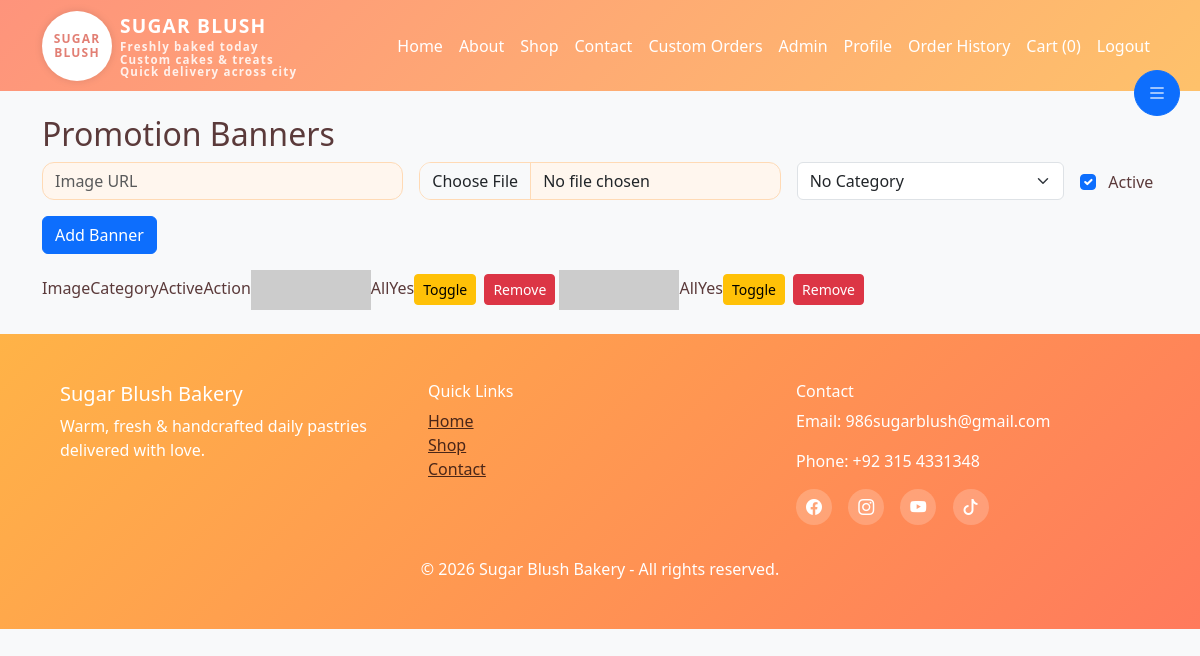
/admin/banners (signed in), run on the app's committed database.
### models.py (models this page shows)
class PromotionBanner(db.Model):
    id = db.Column(db.Integer, primary_key=True)
    image = db.Column(db.String(255), nullable=False)
    category_id = db.Column(db.Integer, db.ForeignKey('category.id'), nullable=True)
    active = db.Column(db.Boolean, default=True)

### app.py (the view, shortened to what this page needs)
@app.route('/admin/banners', methods=['GET', 'POST'])
@login_required
@admin_required
def admin_banners():
    banners = PromotionBanner.query.all()
    categories = Category.query.all()
    return render_template('admin/banners.html', banners=banners, categories=categories)

### app.py (called while the page is built)
@login_manager.user_loader
def load_user(user_id):
    return User.query.get(int(user_id))

def admin_required(f):
    @wraps(f)
    def decorated_function(*args, **kwargs):
        if not current_user.is_authenticated or current_user.role != 'admin':
            flash('Admin access required', 'danger')
            return redirect(url_for('login'))
        return f(*args, **kwargs)
    return decorated_function

### templates/admin/banners.html (shortened to what this page needs)
{% extends 'base.html' %}
{% block content %}
<h2>Promotion Banners</h2>
<form method="post" enctype="multipart/form-data" class="row g-3 mb-3">
  <div class="col-md-4"><input class="form-control" name="image" placeholder="Image URL"></div>
  <div class="col-md-4"><input class="form-control" type="file" name="image_file" accept="image/*"></div>
  <div class="col-md-3"><select class="form-select" name="category_id"><option value="">No Category</option>{% for c in categories %}<option value="{{ c.id }}">{{ c.name }}</option>{% endfor %}</select></div>
  <div class="col-md-1 text-center"><div class="form-check mt-2"><input class="form-check-input" type="checkbox" name="active" id="active" checked><label class="form-check-label" for="active">Active</label></div></div>
  <div class="col-md-12"><button class="btn btn-primary">Add Banner</button></div>
</form>
  <thead><tr><th>Image</th><th>Category</th><th>Active</th><th>Action</th></tr></thead><tbody>{% for b in banners %}<tr><td><img src="{{ b.image }}" width="120"></td><td>{{ b.category.name if b.category else 'All' }}</td><td>{{ 'Yes' if b.active else 'No' }}</td><td><a class="btn btn-sm btn-warning" href="{{ url_for('toggle_banner', banner_id=b.id) }}">Toggle</a>
          <form method="get" action="{{ url_for('delete_banner', banner_id=b.id) }}" class="d-inline ms-1" onsubmit="return confirm('Delete this banner?');">
            <button type="submit" class="btn btn-sm btn-danger">Remove</button>
          </form>
        </td></tr>{% endfor %}</tbody></table>
{% endblock %}

### static/css/style.css (style rules this page uses)
body { background: #FFF7F3; color: #5B3A3A; font-family: 'Segoe UI', Tahoma, Geneva, Verdana, sans-serif; }
:root { --primary: #FF7A5C; --secondary: #FFB347; --accent: #FF4D6D; --light: #FFF7F3; --mid: #FFD7BA; --text: #5B3A3A; }
.form-control { border-radius: 12px; border: 1px solid #FFDAB5; background-color: #FFF6EE; transition: border-color .25s, box-shadow .25s; }

### data on the page
PromotionBanner: category "All", active "Yes"
PromotionBanner: category "All", active "Yes"

### other printed values
{{ cart_count }} "0"
